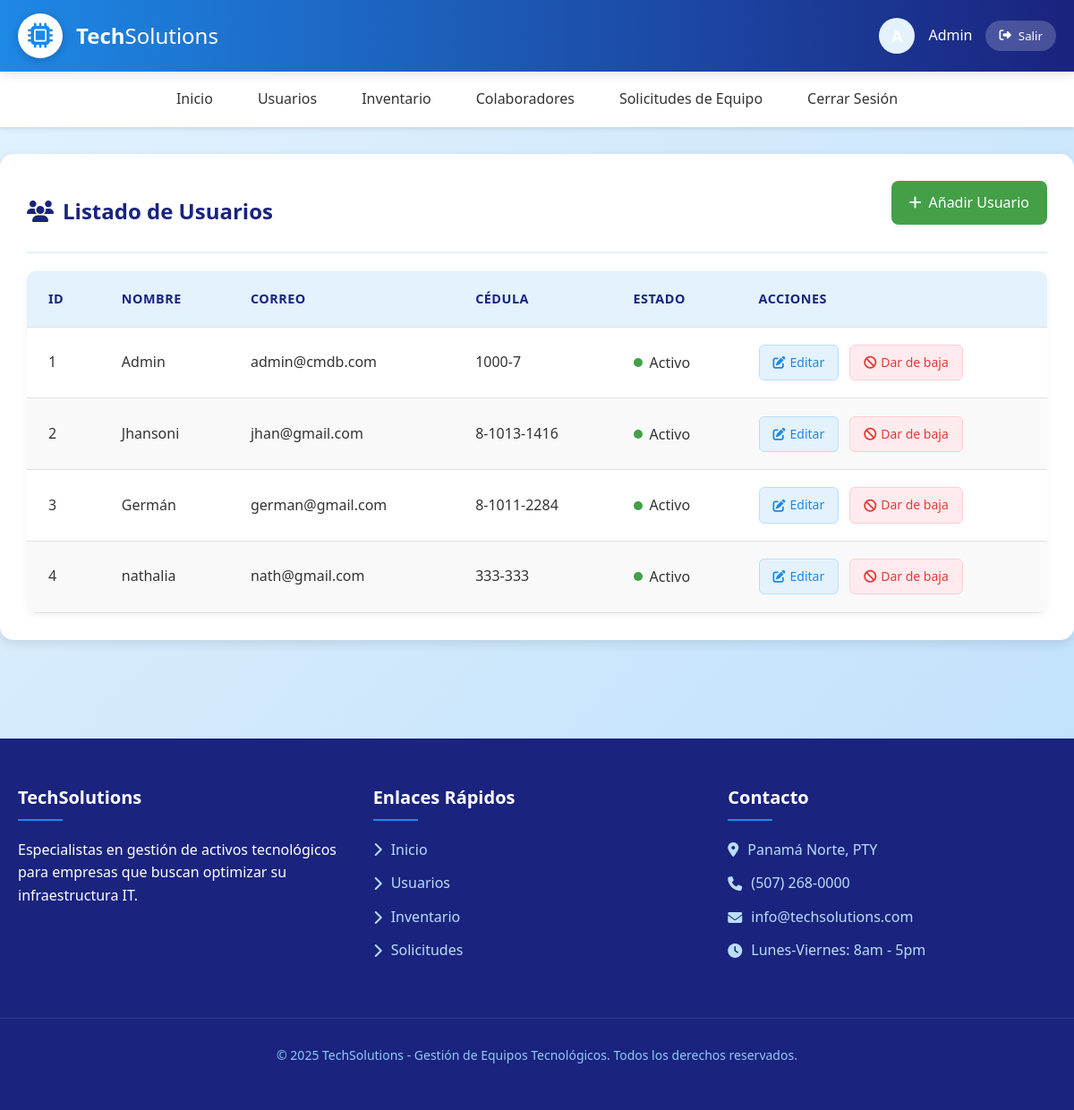
/cmdb/public/usuarios_listar.php (signed in), run on the app's committed database.
### tables this page shows
CREATE TABLE IF NOT EXISTS `usuarios` (
  `id` int NOT NULL AUTO_INCREMENT,
  `nombre` varchar(100) DEFAULT NULL,
  `correo` varchar(100) DEFAULT NULL,
  `cedula` varchar(50) DEFAULT NULL,
  `password` varchar(255) DEFAULT NULL,
  `estado` tinyint DEFAULT '1',
  PRIMARY KEY (`id`),
  UNIQUE KEY `correo` (`correo`)
);

### cmdb/public/auth.php (called while the page is built, shortened)
<?php
$usuario = $_SESSION['usuario'];
?>

### cmdb/models/Usuario.php (called while the page is built, shortened)
<?php
require_once 'Conexion.php';
class Usuario
{
    private $pdo;
    public function __construct()
    {
        $this->pdo = Conexion::conectar();
    }
    public function listarTodos()
    {
        $stmt = $this->pdo->query("SELECT id, nombre, correo, cedula, estado FROM usuarios");
        return $stmt->fetchAll(PDO::FETCH_ASSOC);
    }
}
?>

### cmdb/models/Conexion.php (called while the page is built, shortened)
<?php
class Conexion {
    public static function conectar() {
        try {
            $pdo = new PDO("mysql:host=" . DB_HOST . ";dbname=" . DB_NAME, DB_USER, DB_PASS);
            $pdo->setAttribute(PDO::ATTR_ERRMODE, PDO::ERRMODE_EXCEPTION);
            return $pdo;
        } catch (PDOException $e) {
            die("Error de conexión: " . $e->getMessage());
        }
    }
}

### cmdb/public/usuarios_listar.php (the view, shortened to what this page needs)
<?php
require_once __DIR__ . '/auth.php';
require_once __DIR__ . '/../models/Usuario.php';
$model = new Usuario();
$usuarios = $model->listarTodos();
?>
<!DOCTYPE html>
<html lang="es">
<head>
    <link rel="stylesheet" href="https://cdnjs.cloudflare.com/ajax/libs/font-awesome/6.4.0/css/all.min.css">
</head>
<body>
    <header>
        <div class="header-container container">
            <div class="logo">
                <div class="logo-icon">
                    <i class="fas fa-microchip"></i>
                </div>
                <div class="logo-text">Tech<span>Solutions</span></div>
            </div>
            <div class="user-info">
                <div class="user-avatar"><?= substr($usuario['nombre'], 0, 1)?></div>
                <div><?= htmlspecialchars($usuario['nombre']) ?></div>
                <button class="logout-btn" onclick="window.location.href='logout.php'">
                    <i class="fas fa-sign-out-alt"></i> Salir
                </button>
            </div>
        </div>
    </header>
    <?php include __DIR__ . '/menu.php'; ?>
    <div class="dashboard container">
        <div class="dashboard-container">
            <div class="section-title">
                <h2><i class="fas fa-users"></i> Listado de Usuarios</h2>
                <a href="usuarios_formulario.php" class="btn-add">
                    <i class="fas fa-plus"></i> Añadir Usuario
                </a>
            </div>
            <?php if (empty($usuarios)): ?>
                <div class="empty-state">
                    <p>No hay usuarios en el sistema.</p>
                    <a href="usuarios_formulario.php" class="btn-add">
                        <i class="fas fa-plus"></i> Añadir Primer Usuario
                    </a>
                </div>
            <?php else: ?>
                <div class="table-container">
                    <table class="table-listar">
                        <thead>
                            <tr>
                                <th>ID</th>
                                <th>NOMBRE</th>
                                <th>CORREO</th>
                                <th>CÉDULA</th>
                                <th>ESTADO</th>
                                <th>ACCIONES</th>
                            </tr>
                        </thead>
                        <tbody>
                            <?php foreach ($usuarios as $usuario): ?>
                                <tr>
                                    <td><?= htmlspecialchars($usuario['id']) ?></td>
                                    <td><?= htmlspecialchars($usuario['nombre']) ?></td>
                                    <td><?= htmlspecialchars($usuario['correo']) ?></td>
                                    <td><?= htmlspecialchars($usuario['cedula']) ?></td>
                                    <td class="<?= $usuario['estado'] == 1 ? 'status-active' : 'status-inactive' ?>">
                                        <div class="status-cell">
                                            <span class="status-indicator"></span>
                                            <span class="status-text"><?= $usuario['estado'] == 1 ? 'Activo' : 'Inactivo' ?></span>
                                        </div>
                                    </td>
                                    <td>
                                        <div class="actions">
                                            <a href="usuarios_formulario.php?id=<?= $usuario['id'] ?>" class="btn btn-edit">
                                                <i class="fas fa-edit"></i> Editar
                                            </a>
                                            <a href="usuarios_estado.php?id=<?= $usuario['id'] ?>"
                                            class="btn <?= $usuario['estado'] == 1 ? 'btn-delete' : 'btn-activate' ?>"
                                            onclick="return confirm('¿Estás seguro de <?= $usuario['estado'] == 1 ? 'desactivar' : 'activar' ?> este usuario?')">
                                                <i class="<?= $usuario['estado'] == 1 ? 'fas fa-ban' : 'fas fa-check' ?>"></i>
                                                <?= $usuario['estado'] == 1 ? 'Dar de baja' : 'Activar' ?>
                                            </a>
                                        </div>
                                    </td>
                                </tr>
                            <?php endforeach; ?>
                        </tbody>
                    </table>
                </div>
            <?php endif; ?>
        </div>
    </div>
    <footer>
        <div class="container footer-container">
            <div class="footer-section">
                <h3 class="footer-title">TechSolutions</h3>
                <p>Especialistas en gestión de activos tecnológicos para empresas que buscan optimizar su infraestructura IT.</p>
            </div>
            <div class="footer-section">
                <h3 class="footer-title">Enlaces Rápidos</h3>
                <ul class="footer-links">
                    <li><a href="dashboard.php"><i class="fas fa-chevron-right"></i> Inicio</a></li>
                    <li><a href="usuarios_listar.php"><i class="fas fa-chevron-right"></i> Usuarios</a></li>
                    <li><a href="inventario_listar.php"><i class="fas fa-chevron-right"></i> Inventario</a></li>
                    <li><a href="necesidades_listar.php"><i class="fas fa-chevron-right"></i> Solicitudes</a></li>
                </ul>
            </div>
            <div class="footer-section">
                <h3 class="footer-title">Contacto</h3>
                <ul class="footer-links">
                    <li><a href="#"><i class="fas fa-map-marker-alt"></i> Panamá Norte, PTY</a></li>
                    <li><a href="#"><i class="fas fa-phone"></i> (507) 268-0000</a></li>
                    <li><a href="#"><i class="fas fa-envelope"></i> info@techsolutions.com</a></li>
                    <li><a href="#"><i class="fas fa-clock"></i> Lunes-Viernes: 8am - 5pm</a></li>
                </ul>
            </div>
        </div>
        <div class="copyright container">
            &copy; 2025 TechSolutions - Gestión de Equipos Tecnológicos. Todos los derechos reservados.
        </div>
    </footer>
</body>
</html>

### data on the page
usuarios: nombre "Admin", id "1", correo "admin@cmdb.com", cedula "1000-7", estado "Activo"
usuarios: id "2", nombre "Jhansoni", correo "jhan@gmail.com", cedula "8-1013-1416", estado "Activo"
usuarios: id "3", nombre "Germán", correo "german@gmail.com", cedula "8-1011-2284", estado "Activo"
usuarios: id "4", nombre "nathalia", correo "nath@gmail.com", cedula "333-333", estado "Activo"
